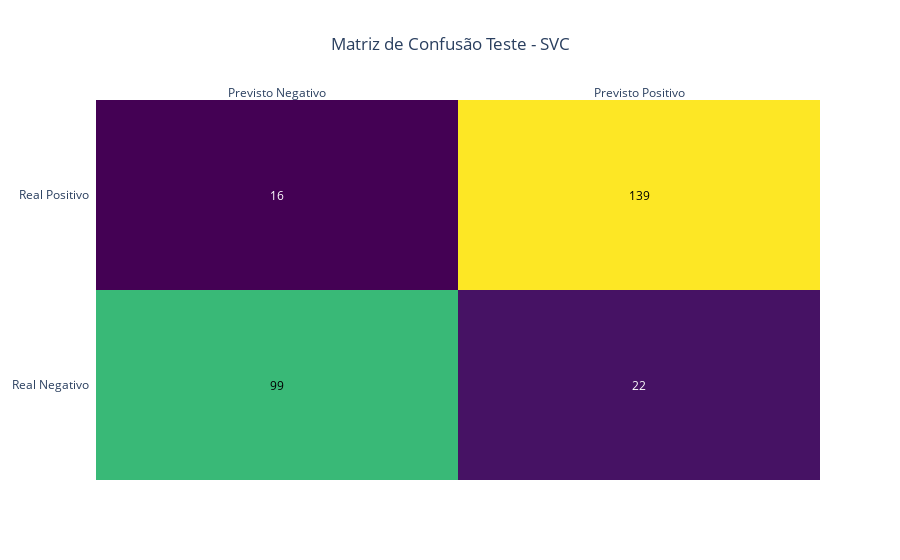

The notebook cell saved with this chart:
### Code cell
# GRAFICO DA MATRIZ DE CONFUSÃO

z = confusion_mtx_svc_teste

x= ['Previsto Negativo', 'Previsto Positivo']
y= ['Real Negativo', 'Real Positivo']

fig = ff.create_annotated_heatmap(z, x=x, y=y, colorscale='Viridis')
fig = ff.create_annotated_heatmap(z, x=x, y=y, colorscale='Viridis')
fig.update_layout(title_text='Matriz de Confusão Teste - SVC', title_x=0.5)

fig.show()

### Figure 1 — Plotly figure (JSON) as saved in the notebook; plotly's stock layout.template omitted (floating-point values rounded to 4 significant figures)
{"data": [{"colorscale": [[0, "#440154"], [0.1111, "#482878"], [0.2222, "#3e4989"], [0.3333, "#31688e"], [0.4444, "#26828e"], [0.5556, "#1f9e89"], [0.6667, "#35b779"], [0.7778, "#6ece58"], [0.8889, "#b5de2b"], [1, "#fde725"]], "reversescale": false, "showscale": false, "type": "heatmap", "x": ["Previsto Negativo", "Previsto Positivo"], "y": ["Real Negativo", "Real Positivo"], "z": [[99, 22], [16, 139]]}], "layout": {"annotations": [{"font": {"color": "#000000"}, "showarrow": false, "text": "99", "x": "Previsto Negativo", "xref": "x", "y": "Real Negativo", "yref": "y"}, {"font": {"color": "#FFFFFF"}, "showarrow": false, "text": "22", "x": "Previsto Positivo", "xref": "x", "y": "Real Negativo", "yref": "y"}, {"font": {"color": "#FFFFFF"}, "showarrow": false, "text": "16", "x": "Previsto Negativo", "xref": "x", "y": "Real Positivo", "yref": "y"}, {"font": {"color": "#000000"}, "showarrow": false, "text": "139", "x": "Previsto Positivo", "xref": "x", "y": "Real Positivo", "yref": "y"}], "title": {"text": "Matriz de Confusão Teste - SVC", "x": 0.5}, "xaxis": {"dtick": 1, "gridcolor": "rgb(0, 0, 0)", "side": "top", "ticks": ""}, "yaxis": {"dtick": 1, "ticks": "", "ticksuffix": "  "}}}
